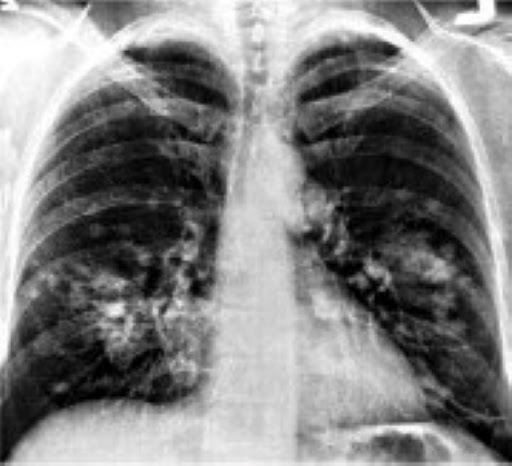
#> input picture BTH4/test4.jpg, 512 x 466 px, found by its file name
$ python OpenCV2.py
#> lines starting #> are read from the running program, lines starting #| are printed output that depends on the picture; after the words box and inside, x2 and y2 are one past the last pixel; in counts of white or black regions, pixels touching at a corner belong together
import numpy as np
import cv2
from matplotlib import pyplot as plt
# Image operation using thresholding
img = cv2.imread('C:\\Users\\Dell 3567\\Desktop\\Xulyanh\\BTH4\\test4.jpg')
#> img is the input picture: shape (466, 512, 3); mean B, G, R 128.9, 128.9, 128.9
gray = cv2.cvtColor(img, cv2.COLOR_BGR2GRAY)
ret, thresh = cv2.threshold(gray, 0, 255, cv2.THRESH_BINARY_INV + cv2.THRESH_OTSU)
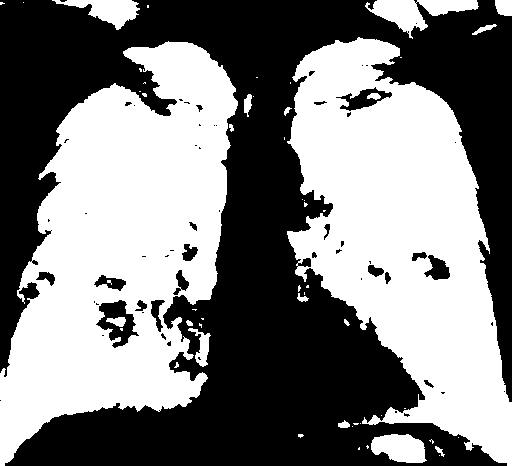
#> thresh: shape (466, 512); 49.5% white; 54 white regions (36 under 20 px), largest, box (x1, y1, x2, y2) and area: (0, 41, 238, 466) 58410, (287, 37, 512, 466) 53951, (365, 0, 479, 39) 1880
#> ret = 128
cv2.imshow('Org image', thresh)
k = cv2.waitKey(0)
#> (key Esc is pressed here)
if k == 27: # wait for ESC key to exit
    cv2.destroyAllWindows()
# [8 lines of commented-out code are left out]

$ run again, with BTH4/test5.jpg copied over BTH4/test4.jpg
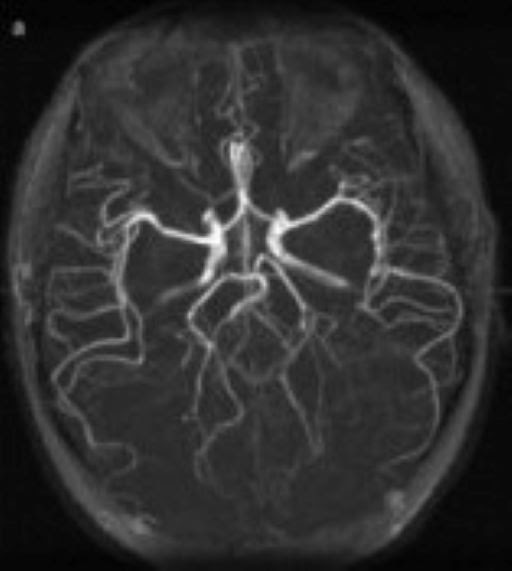
#> input picture BTH4/test5.jpg, 512 x 571 px, found by its file name
#> img is the input picture: shape (571, 512, 3); min 0, max 255, mean 48.6
#> `ret, thresh = cv2.threshold(gray, 0, 255, cv2.THRESH_BINARY_INV + cv2...`:
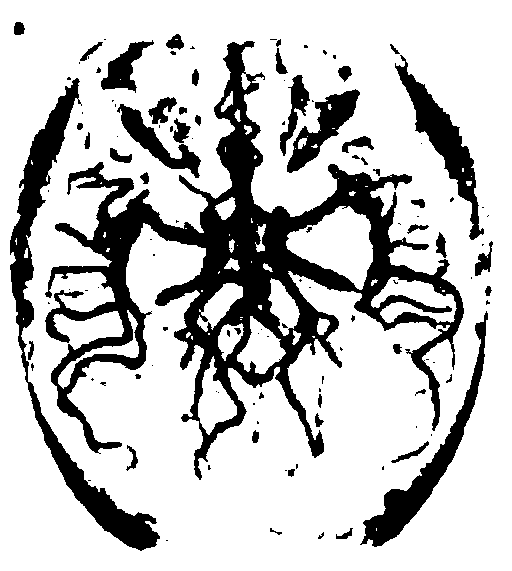
#> thresh: shape (571, 512); 77.1% white; 119 black regions (69 under 20 px), largest, box (x1, y1, x2, y2) and area: (45, 41, 464, 480) 40141, (10, 78, 160, 551) 8890, (360, 311, 488, 547) 4323
#> ret = 61

$ run again, with BTH4/test1.png saved as BTH4/test4.jpg
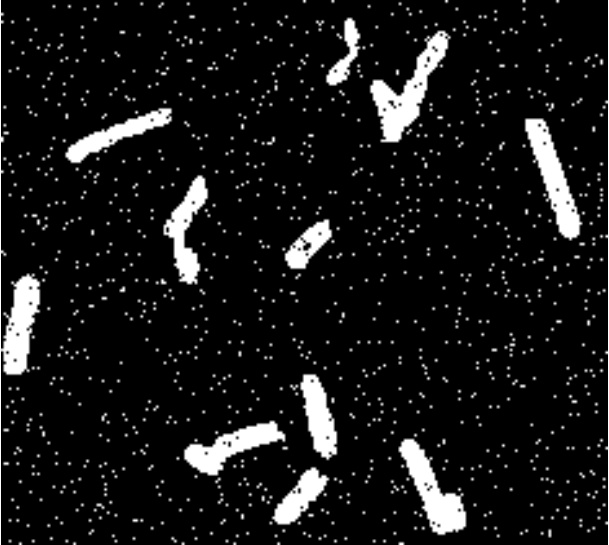
#> input picture BTH4/test1.png, 609 x 545 px, found by its file name
#> img is the input picture: shape (545, 609, 3); min 0, max 255, mean 23.5
#> `ret, thresh = cv2.threshold(gray, 0, 255, cv2.THRESH_BINARY_INV + cv2...`:
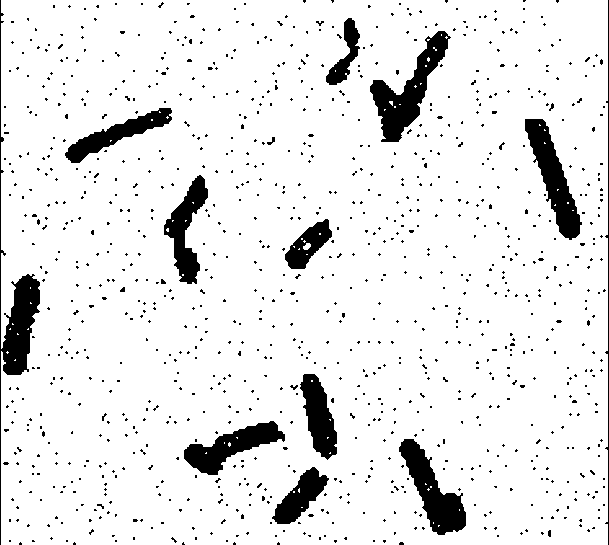
#> thresh: shape (545, 609); 91.1% white; 1048 black regions (1031 under 20 px), largest, box (x1, y1, x2, y2) and area: (370, 31, 451, 142) 3071, (0, 0, 40, 545) 2992, (525, 119, 582, 240) 2665
#> ret = 112
